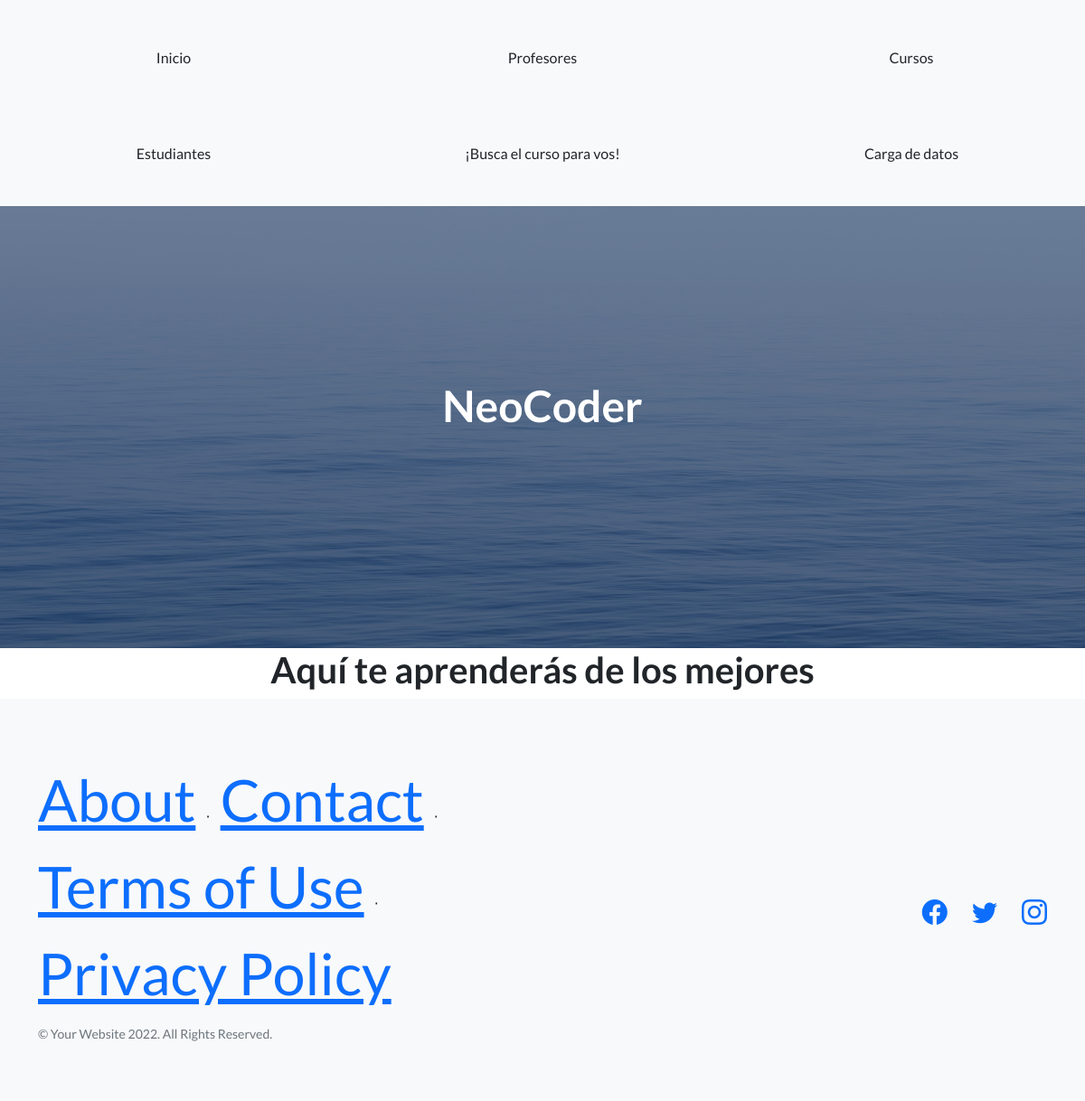
Page /profesores on the earlier database version.
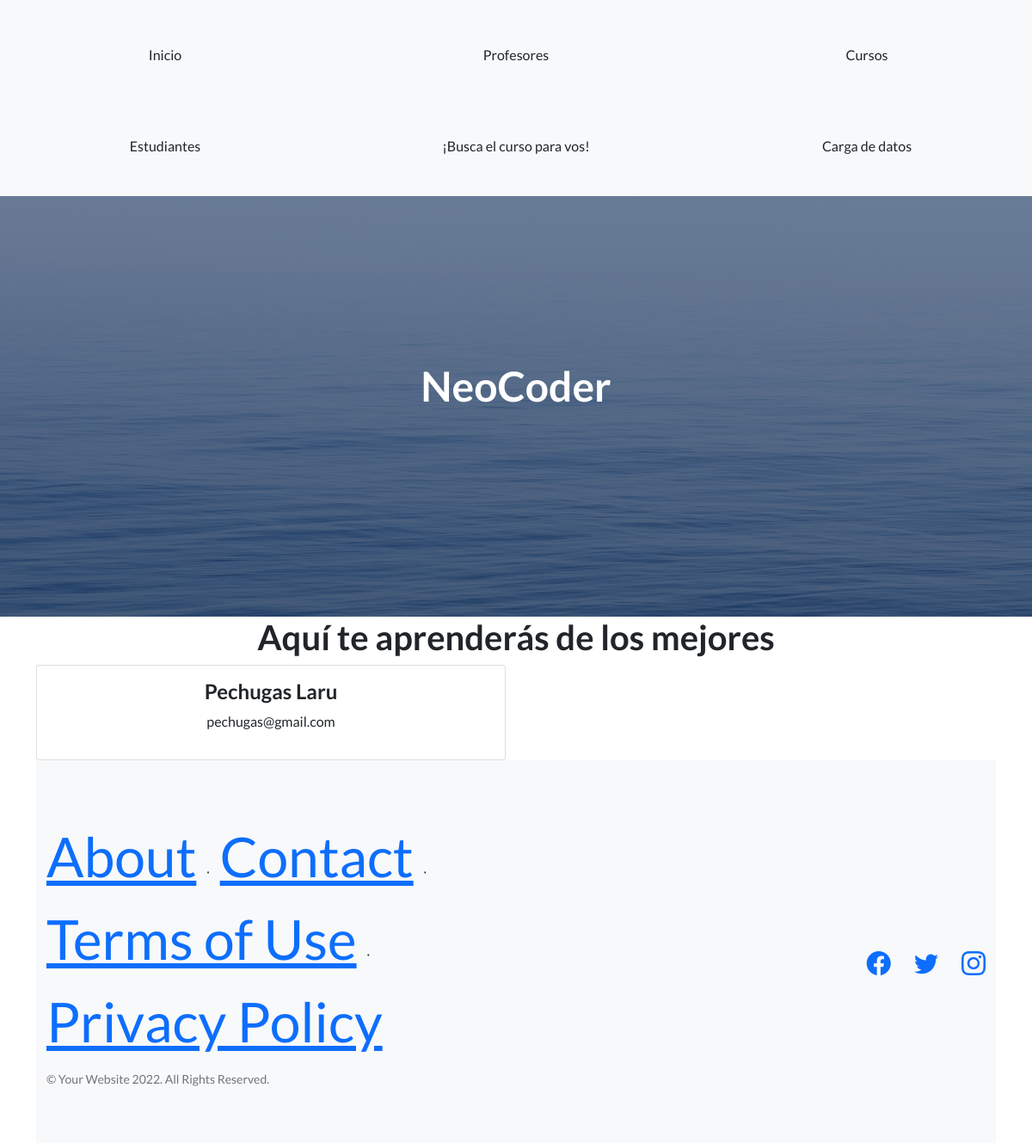
Same page on the later database version.
### app_coder/models.py (models this page shows)
class Profesor(models.Model):
    nombre= models.CharField(max_length=30)
    apellido= models.CharField(max_length=30)
    email = models.EmailField()
    profesion= models.CharField(max_length=30)

### app_coder/views.py (the view)
# urls.py: path('profesores', views.profesores, name='Profesores'),
def profesores(request):
    profesores = Profesor.objects.all() #llama a toda la data en la tabla sql
    dicc = {'profesores' : profesores}
    plantilla = loader.get_template('profesores.html')
    documento = plantilla.render(dicc)
    return HttpResponse(documento)

### app_coder/template/profesores.html
{% extends 'padre.html' %}
{% load static %}
{% block contenido %}
<h1>Aquí te aprenderás de los mejores</h1>
{% for n in profesores %}
<div class="container">
    <div class="row">
        <div class="col-12 col-md-6">
            <div class="card" >
                <div class="card-body">
                <h4 class="card-title">{{n.nombre}} {{n.apellido}}</h5>
                <p class="card-email">{{n.email}}</p>
                </div>
            </div>
        </div>
</div>
{% endfor %}
{% endblock %}

Differences in the rows shown:
added Profesor: nombre "Pechugas", apellido "Laru", email "pechugas@gmail.com"
